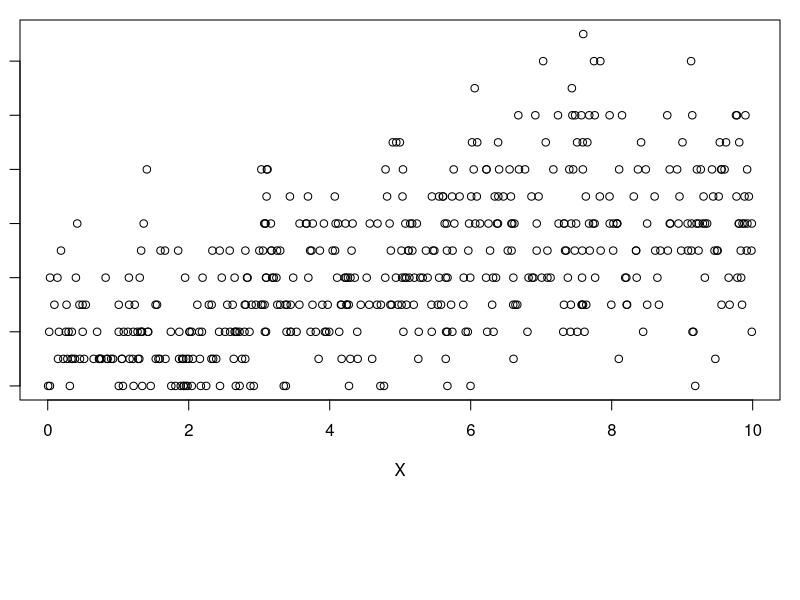
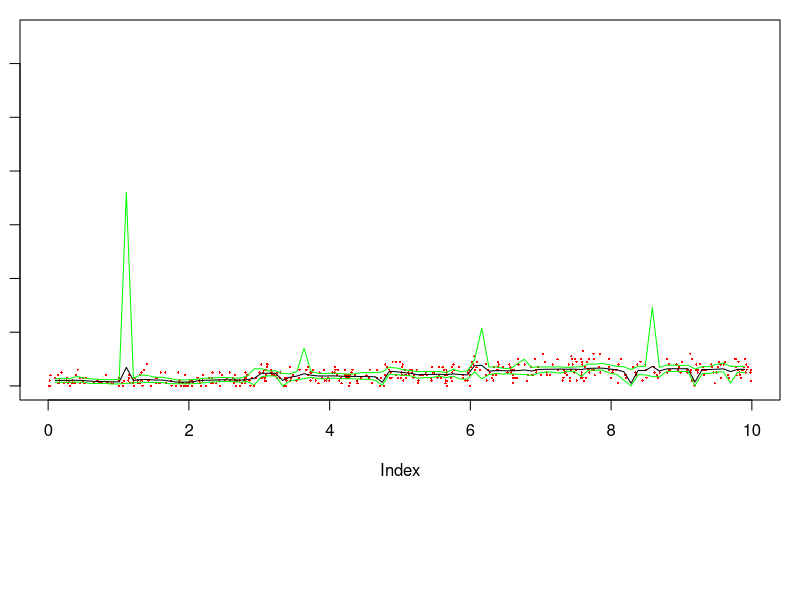
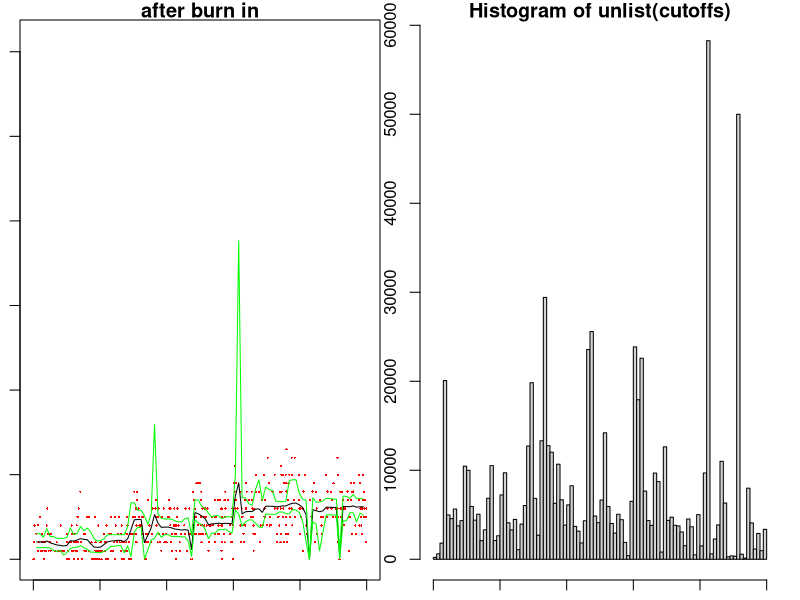
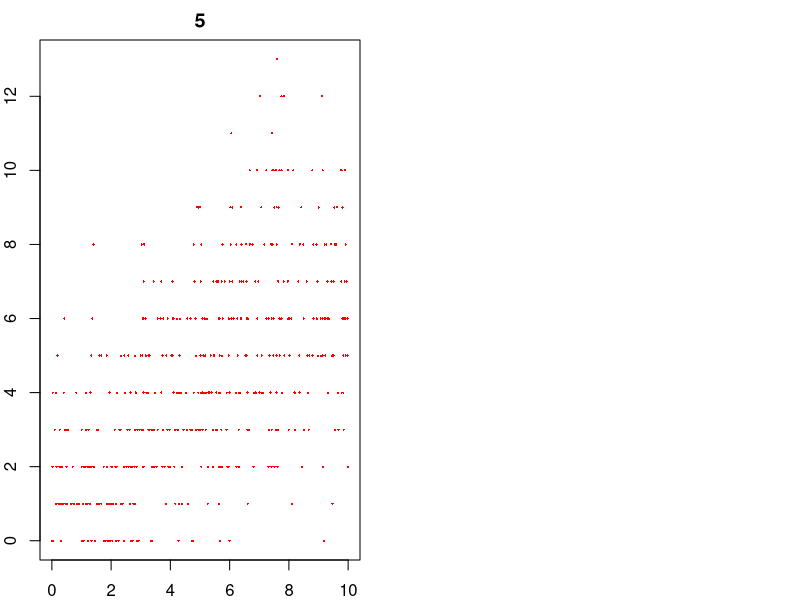

The R source for these figures, in order: (Note: this script raises an error after producing the figures.)
CalcPoisLogLike <- function(Y, X, cutoffs, heights) {
  if (length(heights) != length(cutoffs) + 1) {
    stop('Error: heights should be one element longer than cutoffs.')
  }
  mean_function <- rep(heights[1], length(X))
  for (ii in 2:length(heights)) {
    wh <- which(X >= cutoffs[ii - 1])
    mean_function[wh] <- heights[ii]
  }
  log_like <- dpois(Y, lambda = mean_function, log = TRUE)
  return(sum(log_like))
}


set.seed(1234)
N <- 500
minX <- 0
maxX <- 10
X <- runif(N, minX, maxX)
true_means <- c(2, 4, 6)
true_cut <- c(3, 6)
mX <- true_means[1] * (X < true_cut[1]) +
  true_means[2] * (X >= true_cut[1] & X < true_cut[2]) +
  true_means[3] * (X >= true_cut[2])
Y <- rpois(N, lambda = mX)
par(mar = c(10, 1, 1, 1))
plot(X, Y)

max_cutoffs <- 30
lambda <- 5  # Poisson parameter for number of breaks.

# Calculating the c parameter of bk, dk.
bk <- rep(0, max_cutoffs + 1)
names(bk) <- paste0('s=', c(0:max_cutoffs))
dk <- bk
etak <- bk
pik <- bk

for (ii in 0:(max_cutoffs - 1)) {  # Number of current cutoffs.
  bk[ii + 1] <- dpois(ii + 1, lambda = lambda) / dpois(ii, lambda = lambda)
  dk[ii + 2] <- dpois(ii, lambda = lambda) / dpois(ii + 1, lambda = lambda)
}
dk[length(dk)] <- dpois(max_cutoffs - 1, lambda = lambda) /
                    dpois(max_cutoffs, lambda = lambda)
bk <- sapply(bk, function(x) min(x, 1))
dk <- sapply(dk, function(x) min(x, 1))

c <- 0.9 / max(bk + dk)
bk <- c * bk
dk <- c * dk
for (ii in 2:(max_cutoffs + 1)) {
  etak[ii] <- (1 - bk[ii] - dk[ii]) / 2
  pik[ii] <- etak[ii]
}
etak[1] <- 1 - bk[1]


alpha_prior <- 0.01
beta_prior <- 0.01
Nsims <- 50000
heights <- NULL
heights[[1]] <- true_means
cutoffs <- NULL
cutoffs[[1]] <- true_cut
moves <- rep(NA, Nsims)

# moves correspond to 1 = 'H', 2 = 'P', 3 = 'B', 4 = 'D'.

for (ii in 2:Nsims) {
  curr_cut <- length(cutoffs[[ii - 1]])
  moves[ii] <- sample(1:4, 1, prob = c(etak[curr_cut + 1], pik[curr_cut + 1],
                                       bk[curr_cut + 1], dk[curr_cut + 1]))

  if (moves[ii] == 1) {  # Change in height.
    
    proposed_cutoffs <- cutoffs[[ii - 1]]
    proposed_heights <- heights[[ii - 1]]

    # Choose which height to change randomly.
    wh_height <- sample(1:length(proposed_heights), 1)
    proposed_heights[wh_height] <- proposed_heights[wh_height] *
                                     exp(runif(1, - 1/ 2, 1 / 2))
    logAR <- CalcPoisLogLike(Y, X, cutoffs = proposed_cutoffs,
                             heights = proposed_heights)
    logAR <- logAR - CalcPoisLogLike(Y, X, cutoffs = cutoffs[[ii - 1]],
                                     heights = heights[[ii - 1]])
    # Including the part of the prior.
    logAR <- logAR + alpha_prior * (log(proposed_heights)[wh_height] -
                                      log(heights[[ii - 1]])[wh_height])
    logAR <- logAR - beta_prior * ((proposed_heights - heights[[ii - 1]])[wh_height])
    
    cutoffs[[ii]] <- cutoffs[[ii - 1]]
    heights[[ii]] <- heights[[ii - 1]]
    if (log(runif(1)) < logAR) {
    	heights[[ii]] <- proposed_heights
    }
    
  } else if (moves[ii] == 2) {  # Change position of cutoff.
    
    proposed_cutoffs <- cutoffs[[ii - 1]]
    proposed_heights <- heights[[ii - 1]]
    
    # Which cutoff we will change.
    wh_cut <- sample(1:length(proposed_cutoffs), 1)
    cuts <- c(minX, proposed_cutoffs, maxX)
    choose_from <- c(cuts[wh_cut], cuts[wh_cut + 2])
    proposed_cutoffs[wh_cut] <- runif(1, min = choose_from[1], max = choose_from[2])
	      
    # Calculating the AR.
    logAR <- CalcPoisLogLike(Y = Y, X = X, cutoffs = proposed_cutoffs,
                             heights = proposed_heights)
    logAR <- logAR - CalcPoisLogLike(Y = Y, X = X, cutoffs = cutoffs[[ii - 1]],
                                     heights = heights[[ii - 1]])
    logAR <- logAR + log(choose_from[2] - proposed_cutoffs[wh_cut])
    logAR <- logAR + log(proposed_cutoffs[wh_cut] - choose_from[1])
    logAR <- logAR - log(choose_from[2] - cutoffs[[ii - 1]][wh_cut])
    logAR <- logAR + log(cutoffs[[ii - 1]][wh_cut] - choose_from[1])

    cutoffs[[ii]] <- cutoffs[[ii - 1]]
    heights[[ii]] <- heights[[ii - 1]]
    if (log(runif(1)) < logAR) {
      cutoffs[[ii]] <- proposed_cutoffs
    }
    
  } else if (moves[ii] == 3) {  # Birth to a new cutoff.
    
    # Proposing a new cutoff.
    sstar <- runif(1, minX, maxX)
    proposed_cutoffs <- sort(c(cutoffs[[ii - 1]], sstar))
    wh_cut <- which(proposed_cutoffs == sstar)

    sj <- ifelse(wh_cut == 1, minX, proposed_cutoffs[wh_cut - 1])
    sj1 <- ifelse(wh_cut == curr_cut + 1, maxX, proposed_cutoffs[wh_cut + 1])
    
    # Defining the proposed heights corresponding to the new cutoff.
    proposed_heights <- rep(NA, length(proposed_cutoffs) + 1)
    proposed_heights[- c(wh_cut, wh_cut + 1)] <- heights[[ii - 1]][- wh_cut]
    hj_prev <- heights[[ii - 1]][wh_cut]
    u <- runif(1, 0, 1)
    hj_new <- hj_prev * exp((sj1 - sstar) / (sj1 - sj) * log(u / (1 - u)))
    proposed_heights[wh_cut] <- hj_new
    hj1_new <- hj_new * (1 - u) / u
    proposed_heights[wh_cut + 1] <- hj1_new
    
    # Calculating the acceptance probability.
    # The likelihood ratio
    logAR <- CalcPoisLogLike(Y, X, proposed_cutoffs, proposed_heights)
    logAR <- logAR - CalcPoisLogLike(Y, X, cutoffs[[ii - 1]], heights[[ii - 1]])
    
    # The prior ratio
    k <- length(cutoffs[[ii - 1]])
    logAR <- logAR +
      dpois(k + 1, lambda, log = TRUE) - dpois(k, lambda, log = TRUE) +
      log(2 * (k + 1) * (2 * k + 3) / (maxX - minX) ^ 2) +
      log((sstar - sj) * (sj1 - sstar) / (sj1 - sj)) +
      (alpha_prior - 1) * log(hj_new * hj1_new / hj_prev) -
      beta_prior * (hj_new + hj1_new - hj_prev)
    
    # The proposal ratio
    logAR <- logAR + log(dk[k + 2] * (maxX - minX) / (bk[k + 1] * (k + 1)))
    
    # The jacobian
    logAR <- logAR + log((hj_new + hj1_new) ^ 2 / hj_prev)
    
    heights[[ii]] <- heights[[ii - 1]]
    cutoffs[[ii]] <- cutoffs[[ii - 1]]
    if (log(runif(1)) < logAR) {
      heights[[ii]] <- proposed_heights
      cutoffs[[ii]] <- proposed_cutoffs
    }
    
  } else {  # Death of a cutoff.
    
    # Choose the cutoff to drop.
    wh_drop <- sample(1:curr_cut, 1)
    drop_cut <- cutoffs[[ii - 1]][wh_drop]
    
    # Proposing the new height.
    proposed_cutoffs <- setdiff(cutoffs[[ii - 1]], drop_cut)
    proposed_heights <- heights[[ii - 1]][- wh_drop]
    
    # Dropping sj1
    sj <- ifelse(wh_drop == 1, minX, proposed_cutoffs[wh_drop - 1])
    sj1 <- drop_cut
    sj2 <- ifelse(wh_drop == curr_cut, maxX, proposed_cutoffs[wh_drop])
    hj_prev <- heights[[ii - 1]][wh_drop]
    hj1_prev <- heights[[ii - 1]][wh_drop + 1]
    
    h_new <- exp((sj1 - sj) / (sj2 - sj) * log(hj_prev) +
                 (sj2 - sj1) / (sj2 - sj) * log(hj1_prev))
    proposed_heights[wh_drop] <- h_new

    # Calculate the AR.
    logAR <- CalcPoisLogLike(Y, X, proposed_cutoffs, proposed_heights)
    logAR <- logAR - CalcPoisLogLike(Y, X, cutoffs[[ii - 1]], heights[[ii - 1]])
    
    # Add log prior ratio.
    k <- length(cutoffs[[ii - 1]])
    logAR <- logAR + 
      dpois(k - 1, lambda, log = TRUE) - dpois(k, lambda, log = TRUE) +
      log((maxX - minX) ^ 2 / (2 * k * (2 * k - 1))) +  # This might be wrong.
      log((sj2 - sj1) / ((sj1 - sj) * (sj2 - sj1))) +
      (alpha_prior - 1) * log(h_new ^ 2 / (hj_prev * hj1_prev)) -
      beta_prior * (h_new - hj_prev - hj1_prev)
    
    # Add log proposal ratio.
    logAR <- logAR + log(bk[k] * k / (dk[k + 1] * (maxX - minX)))
    
    # Add log Jacobian.
    logAR <- logAR + log(h_new / (hj_prev + hj1_prev) ^ 2)
    
    # Propose value and Accept/Reject.
    heights[[ii]] <- heights[[ii - 1]]
    cutoffs[[ii]] <- cutoffs[[ii - 1]]
    if (log(runif(1)) < logAR) {
      heights[[ii]] <- proposed_heights
      cutoffs[[ii]] <- proposed_cutoffs
    }
  }
 }




pred_x <- seq(minX, maxX, length.out = 100)
pred_x <- pred_x[- c(1, length(pred_x))]
pred_y <- matrix(NA, nrow = length(pred_x), ncol = length(heights))
for (ii in 1:length(heights)) {
  cuts <- rep(cutoffs[[ii]], each = 2)
  cuts <- c(minX, cuts, maxX)
  for (cc in 1:(length(cuts) / 2)) {
    wh_obs <- which(pred_x > cuts[2 * cc - 1] & pred_x <= cuts[2 * cc])
    pred_y[wh_obs, ii] <- heights[[ii]][cc]
  }
}
plot(1, xlim = c(0, 10), type = 'n', ylim = range(pred_y))
points(X, Y, pch = 16, cex = 0.3, col = 'red')
lines(pred_x, apply(pred_y, 1, mean))
lines(pred_x, apply(pred_y, 1, function(x) quantile(x, probs = 0.025)), col = 'green')
lines(pred_x, apply(pred_y, 1, function(x) quantile(x, probs = 0.975)), col = 'green')

keep <- (dim(pred_y)[2] / 2) : dim(pred_y)[2]
pred_y <- pred_y[, keep]
cutoffs <- cutoffs[keep]

par(mfrow = c(1, 2), mar = rep(1, 4))

plot(1, xlim = c(0, 10), type = 'n', ylim = range(pred_y), main = 'after burn in')
points(X, Y, pch = 16, cex = 0.3, col = 'red')
lines(pred_x, apply(pred_y, 1, mean))
lines(pred_x, apply(pred_y, 1, function(x) quantile(x, probs = 0.025)), col = 'green')
lines(pred_x, apply(pred_y, 1, function(x) quantile(x, probs = 0.975)), col = 'green')

hist(unlist(cutoffs), breaks = 100)

number_cuts <- sapply(cutoffs, length)
table(number_cuts) / sum(table(number_cuts))


# Plotting the results separately for the number of cutoffs.
par(mfrow = c(1, 2), mar = rep(2, 4))
only_cuts <- 5

wh <- which(number_cuts == only_cuts)
pred_y_wh <- pred_y[, wh]
plot(1, xlim = c(0, 10), type = 'n', ylim = range(Y), main = only_cuts)
points(X, Y, pch = 16, cex = 0.3, col = 'red')
lines(pred_x, apply(pred_y_wh, 1, mean))
lines(pred_x, apply(pred_y_wh, 1, function(x) quantile(x, probs = 0.025)), col = 'green')
lines(pred_x, apply(pred_y_wh, 1, function(x) quantile(x, probs = 0.975)), col = 'green')

hist(unlist(cutoffs[wh]), breaks = 200, xlim = range(X), main = only_cuts)


